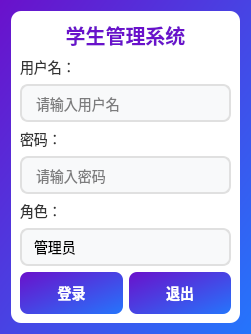
<?xml version="1.0" encoding="UTF-8"?>
<ui version="4.0">
 <class>LoginWindow</class>
 <widget class="QDialog" name="LoginWindow">
  <property name="geometry">
   <rect>
    <x>0</x>
    <y>0</y>
    <width>251</width>
    <height>241</height>
   </rect>
  </property>
  <property name="windowTitle">
   <string>学生管理系统</string>
  </property>
  <property name="styleSheet">
   <string notr="true">QDialog {
    background: qlineargradient(x1:0, y1:0, x2:1, y2:1, stop:0 #6a11cb, stop:1 #2575fc);
}
QFrame {
    background: white;
    border-radius: 10px;
}
QLabel {
    color: #333;
    font-size: 14px;
}
QLineEdit {
    border: 2px solid #e0e0e0;
    border-radius: 8px;
    padding: 8px 12px;
    font-size: 14px;
    background: #f8f9fa;
}
QLineEdit:focus {
    border-color: #6a11cb;
    background: white;
}
QPushButton {
    background: qlineargradient(x1:0, y1:0, x2:1, y2:1, stop:0 #6a11cb, stop:1 #2575fc);
    color: white;
    border: none;
    border-radius: 8px;
    padding: 10px 30px;
    font-size: 14px;
    font-weight: bold;
}
QPushButton:hover {
    background: qlineargradient(x1:0, y1:0, x2:1, y2:1, stop:0 #7b2cbf, stop:1 #3498db);
}
QPushButton:pressed {
    background: qlineargradient(x1:0, y1:0, x2:1, y2:1, stop:0 #5a10ba, stop:1 #1e6091);
}
</string>
  </property>
  <layout class="QGridLayout" name="gridLayout">
   <item row="0" column="0">
    <widget class="QFrame" name="frame">
     <layout class="QVBoxLayout" name="verticalLayout">
      <item>
       <widget class="QLabel" name="titleLabel">
        <property name="styleSheet">
         <string notr="true">font-size: 20px; font-weight: bold; color: #6a11cb;</string>
        </property>
        <property name="text">
         <string>学生管理系统</string>
        </property>
        <property name="alignment">
         <set>Qt::AlignmentFlag::AlignCenter</set>
        </property>
       </widget>
      </item>
      <item>
       <widget class="QLabel" name="label">
        <property name="text">
         <string>用户名：</string>
        </property>
       </widget>
      </item>
      <item>
       <widget class="QLineEdit" name="usernameEdit">
        <property name="placeholderText">
         <string>请输入用户名</string>
        </property>
       </widget>
      </item>
      <item>
       <widget class="QLabel" name="label_2">
        <property name="text">
         <string>密码：</string>
        </property>
       </widget>
      </item>
      <item>
       <widget class="QLineEdit" name="passwordEdit">
        <property name="placeholderText">
         <string>请输入密码</string>
        </property>
       </widget>
      </item>
      <item>
       <widget class="QLabel" name="label_3">
        <property name="text">
         <string>角色：</string>
        </property>
       </widget>
      </item>
      <item>
       <widget class="QComboBox" name="roleComboBox">
        <property name="styleSheet">
         <string notr="true">QComboBox {
    border: 2px solid #e0e0e0;
    border-radius: 8px;
    padding: 8px 12px;
    font-size: 14px;
    background: #f8f9fa;
}
QComboBox:focus {
    border-color: #6a11cb;
    background: white;
}
QComboBox::drop-down {
    border: none;
    padding-right: 10px;
}
QComboBox QAbstractItemView {
    border: 1px solid #e0e0e0;
    border-radius: 8px;
    background: white;
    selection-background-color: #6a11cb;
}</string>
        </property>
        <item>
         <property name="text">
          <string>管理员</string>
         </property>
        </item>
        <item>
         <property name="text">
          <string>教师</string>
         </property>
        </item>
        <item>
         <property name="text">
          <string>学生</string>
         </property>
        </item>
       </widget>
      </item>
      <item>
       <layout class="QHBoxLayout" name="horizontalLayout">
        <item>
         <widget class="QPushButton" name="loginBtn">
          <property name="text">
           <string>登录</string>
          </property>
         </widget>
        </item>
        <item>
         <widget class="QPushButton" name="exitBtn">
          <property name="text">
           <string>退出</string>
          </property>
         </widget>
        </item>
       </layout>
      </item>
     </layout>
    </widget>
   </item>
  </layout>
 </widget>
 <resources/>
 <connections/>
 <slots>
  <slot>on_loginBtn_clicked()</slot>
  <slot>on_exitBtn_clicked()</slot>
 </slots>
</ui>
